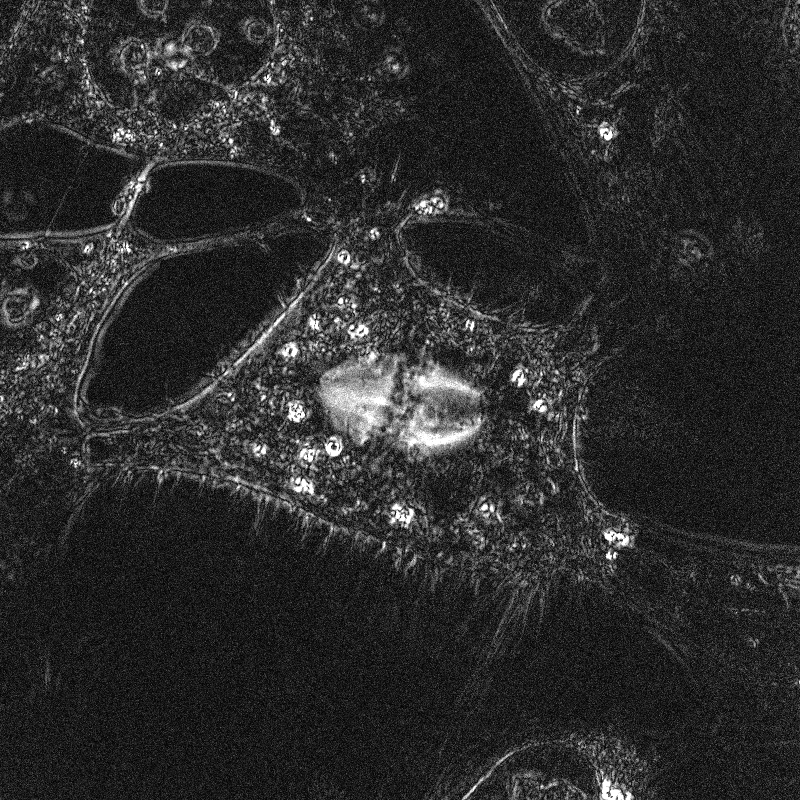
#> input picture final_files/2d_data/u2/retardance.tif, 800 x 800 px, found by its file name
$ python glyph_packing_python.py
#> lines starting #> are read from the running program, lines starting #| are printed output that depends on the picture
# Parameters
initial_num_points = 50000
final_num_points = 40000
alpha = 2
max_time = 300.0
min_time = 5.0
num_iterations = 300
boundary = 50
c_drag = 5.0
num_cores = 16
gamma = 0.5
dataset = 'u2'

import numpy as np
import matplotlib.pyplot as plt
import tifffile as tf
import os
import numpy as np
import matplotlib
matplotlib.use('Agg')
import matplotlib.pyplot as plt
from matplotlib import cm
import cv2
from mpl_toolkits.axes_grid1 import make_axes_locatable
from scipy.integrate import odeint
import time
from numpy import linalg as LA
import random
from itertools import cycle
from scipy import interpolate
import cv2
import multiprocessing as mp
from numba import jit, prange
from skimage.transform import rescale

def nanRobustBlur(I, dim):
    V=I.copy()
    V[I!=I]=0
    VV=cv2.blur(V,dim)
    W=0*I.copy()+1
    W[I!=I]=0
    WW=cv2.blur(W,dim)
    Z=VV/WW
    return Z

anisotropy = cv2.imread('2d_data/' + dataset + '/retardance.tif', -1).astype('float32')
#> anisotropy: shape (800, 800) float32; min 13, max 65535, mean 11360.7
orientation = cv2.imread('2d_data/' + dataset + '/azimuth.tif', -1).astype('float32')
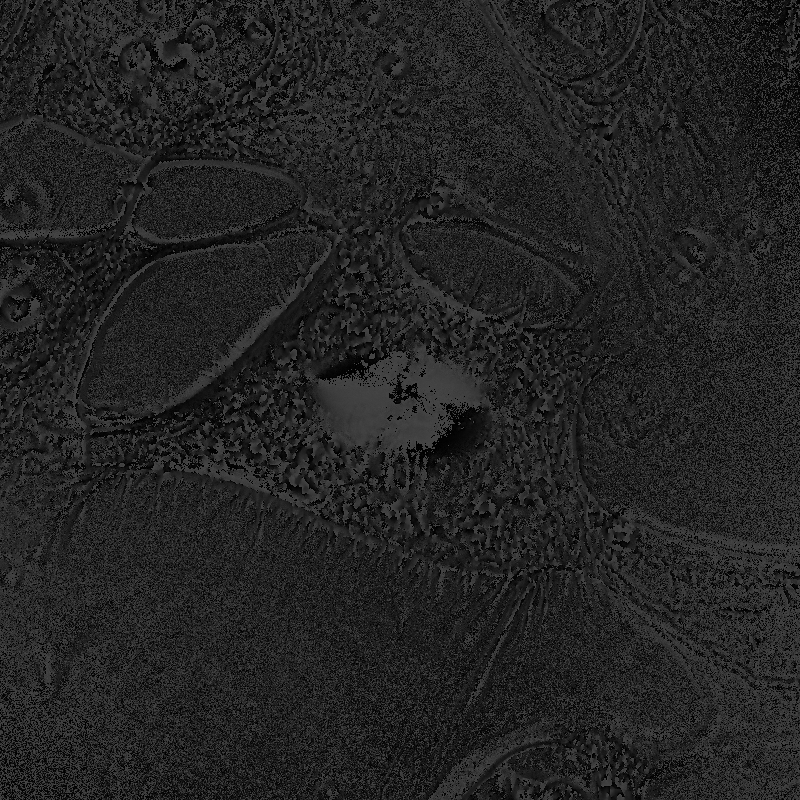
#> input picture final_files/2d_data/u2/azimuth.tif, 800 x 800 px, found by its file name
#> orientation: shape (800, 800) float32; min 0, max 17999, mean 9135.1

if dataset == 'kaza':
    orientation = orientation / 18000*np.pi
    anisotropy = anisotropy / 10000

if dataset == 'u2':
    anisotropy = rescale(anisotropy, 0.5, anti_aliasing=True)
#> anisotropy: shape (400, 400) float32
    orientation = rescale(orientation, 0.5, anti_aliasing=True)
#> orientation: shape (400, 400) float32
    anisotropy = anisotropy / 65535*10
    orientation = orientation / 18000*np.pi
    anisotropy = np.ones_like(anisotropy) + 1
    USmooth, VSmooth = anisotropy*np.cos(orientation), anisotropy*np.sin(orientation)
    VSmooth = VSmooth*-1
    orientation = np.arctan2(VSmooth, USmooth)
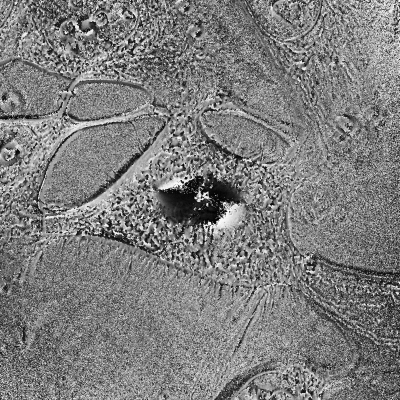
#> orientation: shape (400, 400) float32; min -3.1, max -0.0556, mean -1.59; drawn with min black and max white

def return_smooth(orientation, anisotropy):
    U, V =  anisotropy*np.cos(2 * orientation), anisotropy*np.sin(2 * orientation)
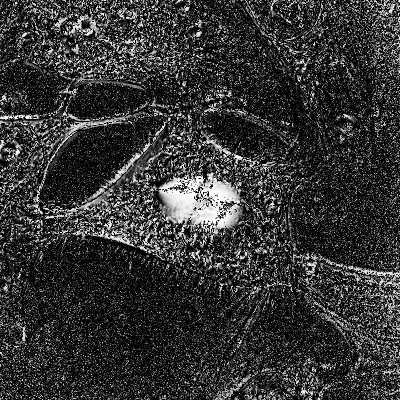
#> U: shape (400, 400) float32; min -2, max 1.99, mean -1.16; drawn with min black and max white
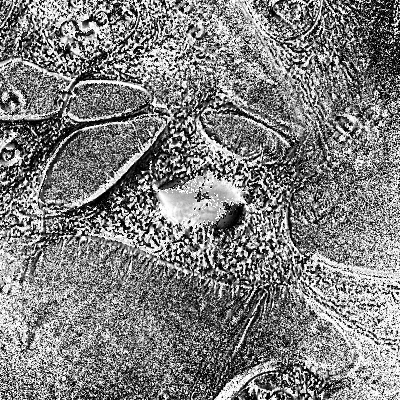
#> V: shape (400, 400) float32; min -2, max 2, mean 0.00587; drawn with min black and max white
    USmooth = nanRobustBlur(U, (5, 5)) # plot smoothed vector field
#> in nanRobustBlur, `W=0*I.copy()+1`: W: shape (400, 400) float32; every value is 1
    VSmooth = nanRobustBlur(V, (5, 5)) # plot smoothed vector field
    azimuthSmooth = (0.5*np.arctan2(VSmooth,USmooth)) % np.pi
    RSmooth = np.sqrt(USmooth**2+VSmooth**2)

    return RSmooth, azimuthSmooth

anisotropy, orientation = return_smooth(orientation, anisotropy)

def return_D(position):
    scale_value = anisotropy[position[0]][position[1]]
    theta = orientation[position[0]][position[1]]

    if abs(scale_value) > 1:
        scale_matrix = np.matrix([[scale_value, 0], [0, 1]])
    else:
        scale_matrix = np.matrix([[1, 0], [0, scale_value]])

    angle_matrix = np.matrix([[np.cos(theta), -np.sin(theta)], [np.sin(theta), np.cos(theta)]])
    angle_matrix_2 = np.matrix([[np.cos(theta), np.sin(theta)], [-np.sin(theta), np.cos(theta)]])

    D_matrix = np.matmul(np.matmul(angle_matrix, scale_matrix), angle_matrix_2)

    return D_matrix

memory_inverse = {}

D1 = np.zeros_like(anisotropy, dtype=np.float32)
D2 = np.zeros_like(anisotropy, dtype=np.float32)
D3 = np.zeros_like(anisotropy, dtype=np.float32)
D4 = np.zeros_like(anisotropy, dtype=np.float32)

x = np.arange(0, anisotropy.shape[0], 1)
#> x = 400 values from 0 to 399
y = np.arange(0, anisotropy.shape[1], 1)
#> y = 400 values from 0 to 399

for i in x:
    for j in y:
        scale_matrix = return_D([i, j])
        memory_inverse[(i, j)] = np.linalg.inv(scale_matrix)

        D1[i, j] = scale_matrix[0, 0]
        D2[i, j] = scale_matrix[0, 1]
        D3[i, j] = scale_matrix[1, 0]
        D4[i, j] = scale_matrix[1, 1]
#> this loop made 400 passes
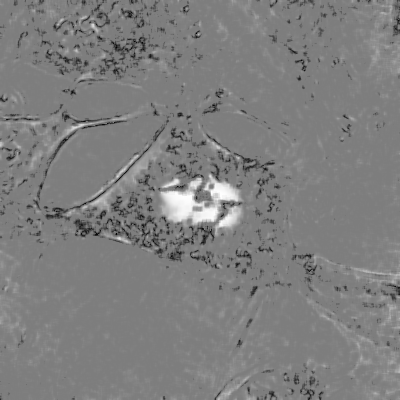
#> D1: shape (400, 400) float32; min 0.0529, max 1.97, mean 1.01; drawn with min black and max white
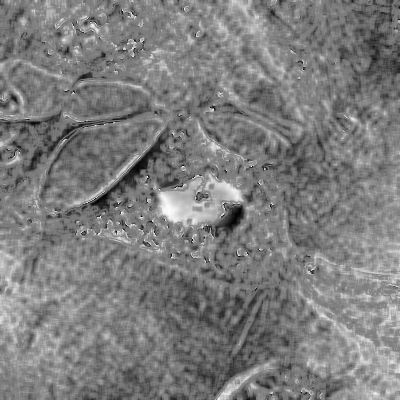
#> D2: shape (400, 400) float32; min -0.481, max 0.492, mean -0.00188; drawn with min black and max white
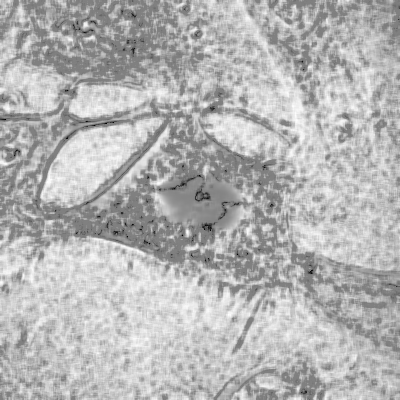
#> D4: shape (400, 400) float32; min 0.0506, max 1.93, mean 1.38; drawn with min black and max white

#> (the run stopped early here; a loop or call above may not have finished)
